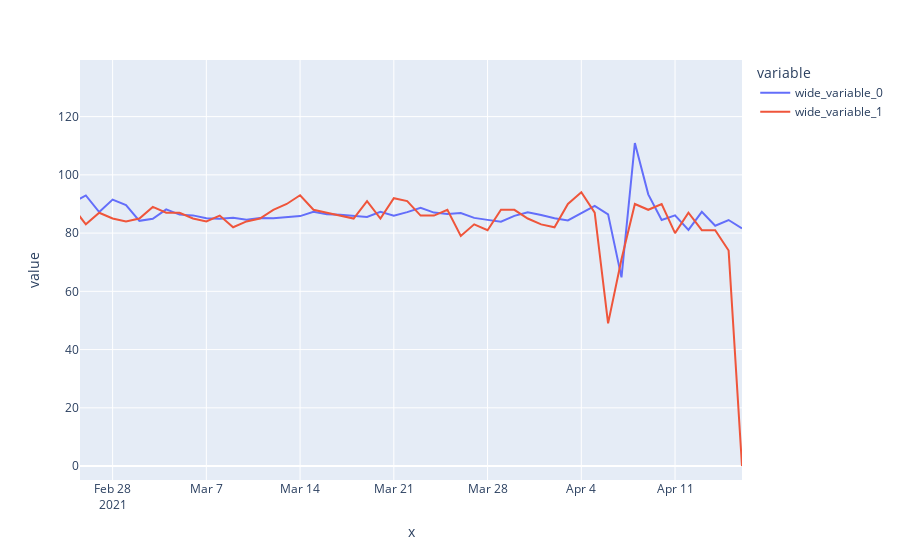

The notebook cell saved with this chart:
### Code cell
px.line(x=df_t.date, y=[ar_list, df_t.Covid])

### Figure 1 — Plotly figure (JSON) as saved in the notebook; plotly's stock layout.template omitted (floating-point values rounded to 4 significant figures; data arrays with more than 128 entries replaced by an {"elided": "..."} marker saying what was removed)
{"data": [{"hovertemplate": "variable=wide_variable_0<br>x=%{x}<br>value=%{y}<extra></extra>", "legendgroup": "wide_variable_0", "line": {"color": "#636efa", "dash": "solid"}, "mode": "lines", "name": "wide_variable_0", "orientation": "v", "showlegend": true, "type": "scatter", "x": {"elided": "451 str values"}, "xaxis": "x", "y": {"elided": "451 float values"}, "yaxis": "y"}, {"hovertemplate": "variable=wide_variable_1<br>x=%{x}<br>value=%{y}<extra></extra>", "legendgroup": "wide_variable_1", "line": {"color": "#EF553B", "dash": "solid"}, "mode": "lines", "name": "wide_variable_1", "orientation": "v", "showlegend": true, "type": "scatter", "x": {"elided": "451 str values"}, "xaxis": "x", "y": {"elided": "451 int values"}, "yaxis": "y"}], "layout": {"autosize": true, "legend": {"title": {"text": "variable"}, "tracegroupgap": 0}, "margin": {"t": 60}, "xaxis": {"anchor": "y", "autorange": false, "domain": [0, 1], "range": ["2021-02-25 13:33:01.5126", "2021-04-16"], "title": {"text": "x"}, "type": "date"}, "yaxis": {"anchor": "x", "autorange": false, "domain": [0, 1], "range": [-4.778, 139.4], "title": {"text": "value"}, "type": "linear"}}}
